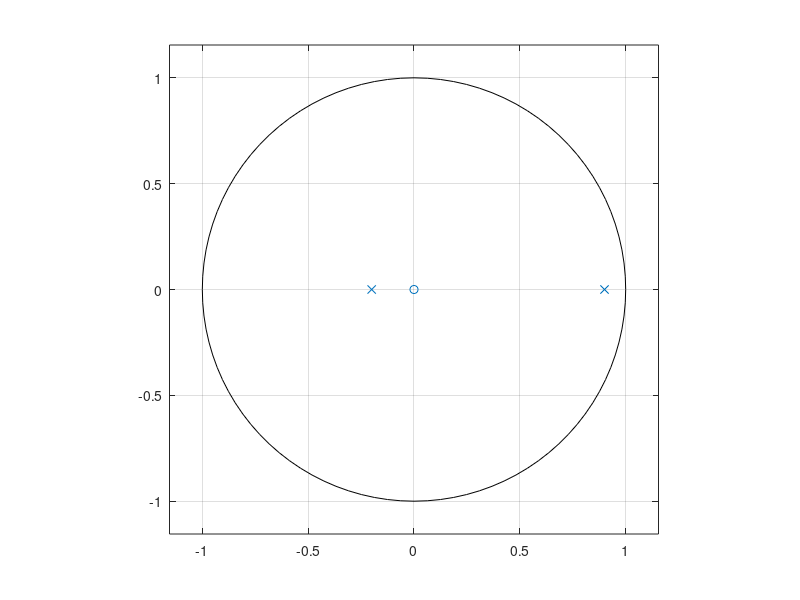
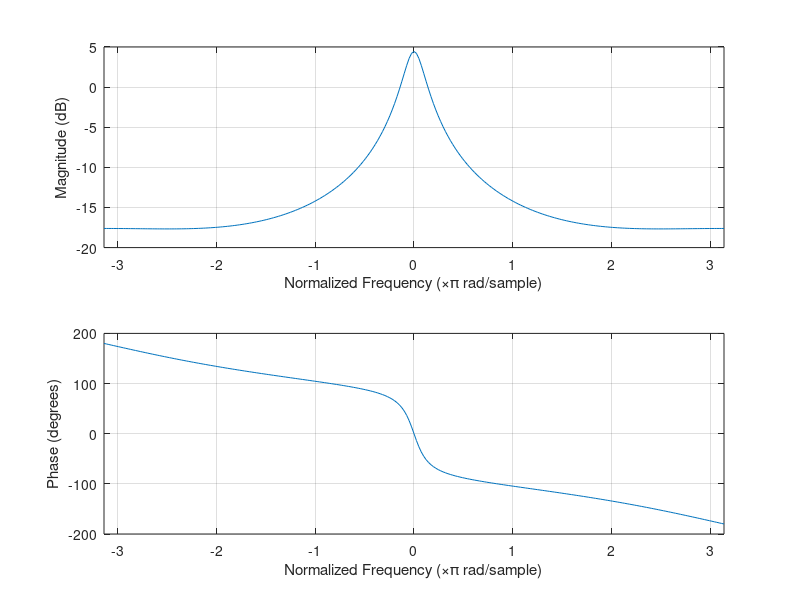
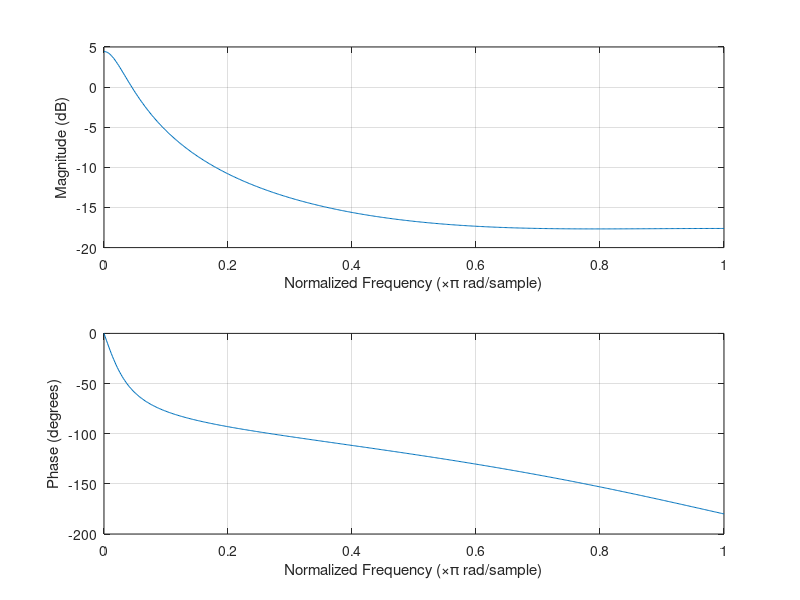
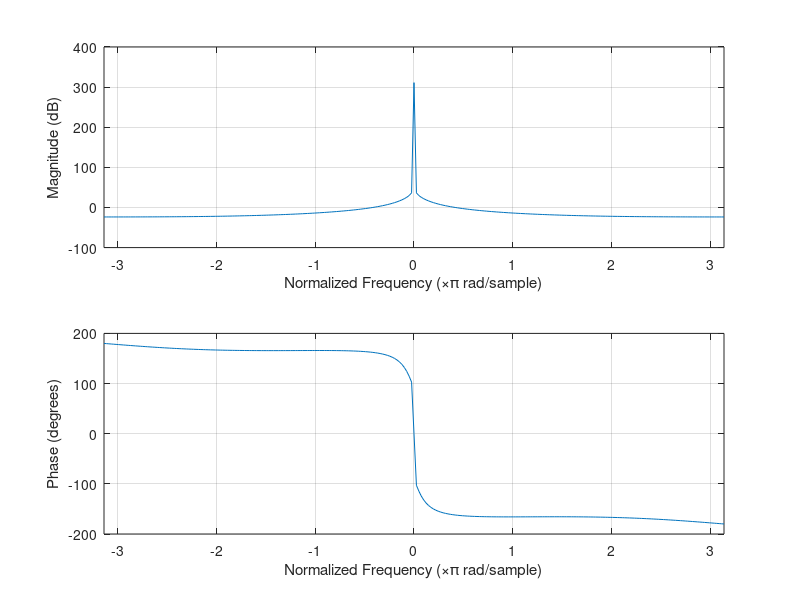

Reproduce these figures in MATLAB, in order. (Note: this script raises an error after producing the figures.)
%Lab 2 THL 301
%Askhsh 1
%b
clear all;
clc;
num=[0 0.2 0];
den=[1 -0.7 -0.18];
ts=0.1;
sys= tf(num,den,ts)
zeros = roots(num)
poles = roots(den)
zplane(zeros,poles);


%d
b = [0 0.2 0];
a = [1  -0.7 -0.18];
sys2 = tf(b,a,ts)
f=-pi:pi/128:pi;
figure(2);
freqz(b,a,f);
figure(3);
freqz(b,a);

%e
a1 = [1 -1.7 0.52 0.18];
sys1 = tf(b,a1,ts)
figure(4)
freqz(b,a1,f);
%title('lrrlim larlom');

%Askisi 2
%a
num1 = [4 -3.5 0];
den1 = [1 -2.5 1];
%sys1 = tf(num1,den1)

[r,p,k] = residuez(num1,den1)

syms z;
H1 = r(1)/(1-p(1)*z^(-1));
H2 = r(2)/(1-p(2)*z^(-1));
H=H1+H2;
pretty(H)

%b
hn=iztrans(H)
